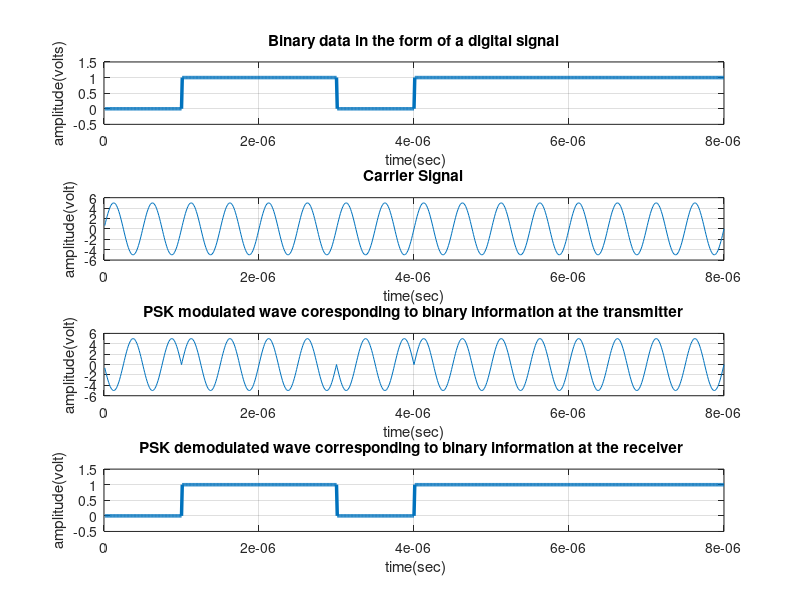

The MATLAB source for this figure:
clc;
clear all;
close all;
n=8;
x=randi([0,1],1,n);                                             %random bit generator
bp=.000001;                                                    % bit period
disp(' Binary information at Trans mitter :');
disp(x);
% representation of transmitting binary information as digital signal 
bit=[]; 
for n=1:1:length(x)
    if x(n)==1;
       se=ones(1,100);
    else 
        se=zeros(1,100);
    end
    bit=[bit se];
end
t1=bp/100:bp/100:100*length(x)*(bp/100);
subplot(4,1,1);
plot(t1,bit,'lineWidth',2.5);grid on;
axis([ 0 bp*length(x) -.5 1.5]);
ylabel('amplitude(volts)');
xlabel(' time(sec)');
title('Binary data in the form of a digital signal');
%XXXXXXXXXXXXXXXXXXXXXXX Binary-PSK modulation XXXXXXXXXXXXXXXXXXXXXXXXXXX
A=5;                                          % Amplitude of carrier signal 
br=1/bp;                                                         % bit rate
f=br*2;                                                 % carrier frequency 
t2=bp/99:bp/99:bp;                 
ss=length(t2);
m=[];                                          
kl=[];
for i=1:1:length(x)
    wave=A*sin(2*pi*f*t2);
    kl=[kl wave];
end
for i=1:1:length(x)
    if (x(i)==1)
        y=A*sin(2*pi*f*t2);
    else
        y=A*sin(2*pi*f*t2+pi);   %-A*sin(2*pi*f*t)
    end
    m=[m y];
end
t3=bp/99:bp/99:bp*length(x);
subplot(4,1,2);
plot(t3,kl);grid on;
xlabel('time(sec)');
ylabel('amplitude(volt)');
title('Carrier Signal');
subplot(4,1,3);
plot(t3,m);grid on;
xlabel('time(sec)');
ylabel('amplitude(volt)');
title('PSK modulated wave coresponding to binary information at the transmitter');
%XXXXXXXXXXXXXXXXXXXX Binary PSK demodulation XXXXXXXXXXXXXXXXXXXXXXXXXXXXX
mn=[];
for n=ss:ss:length(m)  
  t=bp/99:bp/99:bp;
  y=sin(2*pi*f*t);                                        % carrier siignal 
  mm=y.*m((n-(ss-1)):n);
  t4=bp/99:bp/99:bp;
  z=trapz(t4,mm);                                              % intregation 
  zz=round((2*z/bp));                                     
  if(zz>0)                                        % logic level = (A+A)/2=0 
                         %because A*sin(2*pi*f*t+pi) means -A*sin(2*pi*f*t)
    a=1;
  else
    a=0;
  end
  mn=[mn a];
end
disp(' Binary data at Receiver :');
disp(mn);
%Representation of binary information as digital signal which is acheived 
%after PSK demodulation 
bit=[];
for n=1:length(mn)
    if mn(n)==1;
       se=ones(1,100);
    else
        se=zeros(1,100);
    end
     bit=[bit se];
end
t4=bp/100:bp/100:100*length(mn)*(bp/100);
subplot(4,1,4);
plot(t4,bit,'LineWidth',2.5);grid on;
axis([ 0 bp*length(mn) -.5 1.5]);
ylabel('amplitude(volt)');
xlabel(' time(sec)');
title('PSK demodulated wave corresponding to binary information at the receiver '); 
